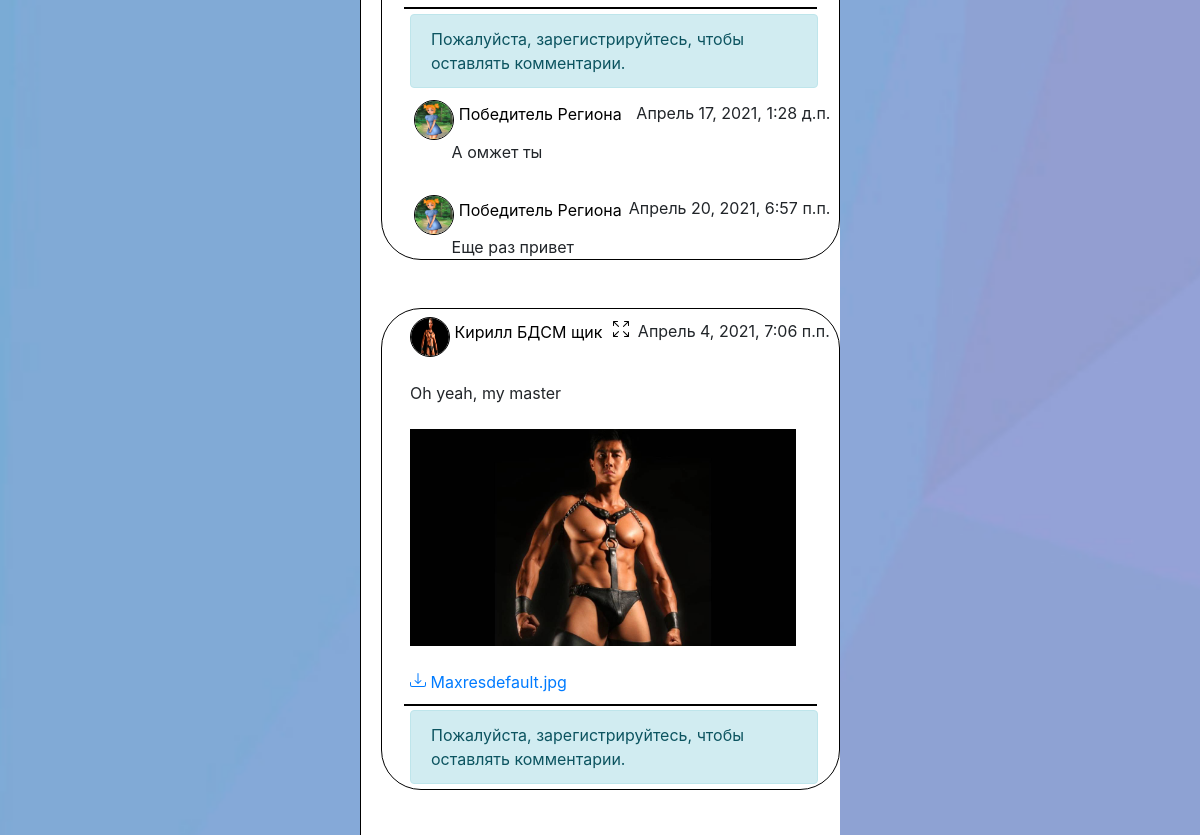
Before: / (middle part) with the older database file.
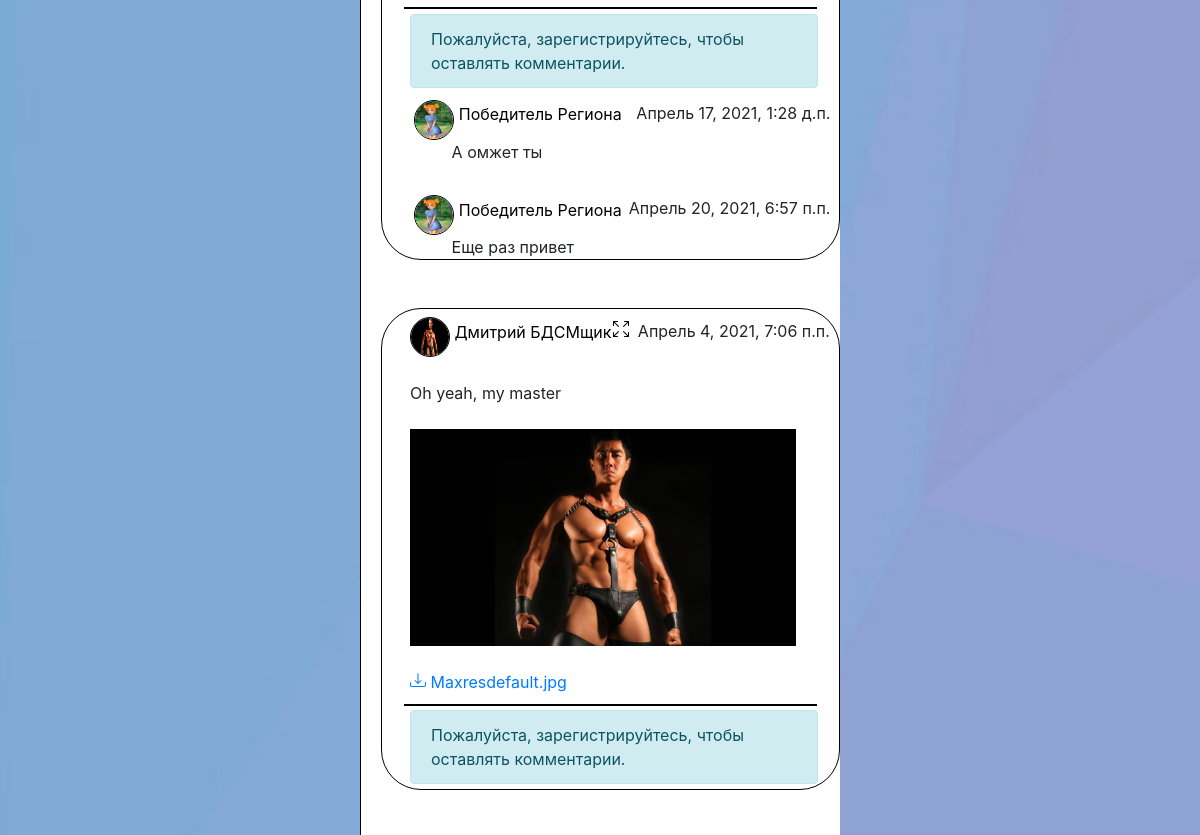
After: the same page with the newer database file.
### user_manager/models.py (models this page shows, shortened)
class News(models.Model):
    user = models.ForeignKey(User, on_delete=models.CASCADE, related_name='news')
    text_content = models.TextField(max_length=1000, verbose_name='Контент', blank=False)
    likes = models.IntegerField(default=0, verbose_name='Лайки')
    create_date = models.DateTimeField(verbose_name='дата создания', default=datetime.datetime.now)
    class Meta:
        verbose_name = "Новость"
        verbose_name_plural = "Новости"

class Profile(models.Model):
    user = models.OneToOneField(User, on_delete=models.CASCADE, related_name='profile')
    name = models.CharField(max_length=50, verbose_name="Имя", null=True, blank=False)
    surname = models.CharField(max_length=75, verbose_name="Фамилия", null=True, blank=False)
    bio = models.TextField(max_length=500, verbose_name="Описание", default="", null=True,
                           blank=False)
    avatar = models.ImageField(verbose_name="Фото", null=True, upload_to=avatars_directory)
    status = models.CharField(max_length=75, default="", verbose_name="Статус", null=True,
                              blank=False)
    birth_date = models.DateField(verbose_name='Дата рождения', null=True, blank=False)
    lname = models.CharField(max_length=50, verbose_name="Имя в нижнем регистре", null=True,
                             blank=False)
    lsurname = models.CharField(max_length=75, verbose_name="Фамилия в нижнем регистре", null=True,
                                blank=False)
    class Meta:
        ordering = ['name', 'surname', 'birth_date']
        verbose_name = "Профлиль пользователя"
        verbose_name_plural = "Профили пользователей"

### user_manager/views.py (the view)
# urls.py: path('', views.news_form),
def news_form(request):
    if request.method == 'POST':
        form = NewsForm(request.POST, request.FILES)
        if form.is_valid():
            news = News.objects.create(user=request.user,
                                       text_content=form.cleaned_data['text_content'])
            for file in request.FILES.getlist('attachments'):
                NewsFile.objects.create(file=file, news=news)
            news.save()
            return redirect('/')
    else:
        form = NewsForm()
    if request.user.is_authenticated:
        all_news = [(news, isinstance(news, News))
                    for news in request.user.profile.get_news_interesting_for_user()]
    else:
        all_news = [(x, 1)
                    for x in sorted(News.objects.all(), key=lambda x: x.create_date, reverse=True)]
    images, width, comments = get_news_data(all_news)
    return render(request, 'main.html',
                  {'form': form,
                   'all_news': all_news,
                   'images': images,
                   'widths': width,
                   'comments': comments,
                   'title': 'Новости'})

### user_manager/templatetags/file_name.py (called while the page is built)
@register.filter
def file_name(url):
    return unquote(url.split('/')[-1]).lower().capitalize()

### user_manager/templatetags/index.py (called while the page is built)
@register.filter
def index(indexable, i):
    return indexable[i]

### user_manager/views.py (called while the page is built, shortened)
def get_news_data(all_news):
    images = []
    width = []
    comments = []
    for i, (news, tp) in enumerate(all_news):
        to_add = []
        for file in news.files.all():
            url = file.file.url
            if url.rsplit('.', 1)[-1] in {'png', 'jpg', 'jpeg'}:
                to_add.append(file)
        images.append(to_add)
        if tp == 1:
            comments.append(news.post.comment.all())
        else:
            comments.append(reposted.post.comment.all())
        if to_add:
            width.append(100 // min(len(to_add), 3))
        else:
            width.append(-1)
    return images, width, comments

### user_manager/templates/main.html (shortened to what the changed rows need)
<!DOCTYPE html>
<html lang="en">
<head>
    {% load static %}
    <link rel="stylesheet"
          href="https://maxcdn.bootstrapcdn.com/bootstrap/4.0.0/css/bootstrap.min.css"
>
    <link rel="stylesheet"
          href="https://cdn.jsdelivr.net/npm/bootstrap-icons@1.4.1/font/bootstrap-icons.css">
    <link rel="stylesheet" href="{% static 'css/style.css' %}">
</head>
<body>
<div class="cont">
    {% block content %}
        {% load index %}
        {% load file_name %}
        {% for news, tp in all_news %}
            <div class="news {{ news.post.id }}">
                <a href="/homepage/{{ news.user.id }}" class="author_url">
                    <img src="{{ news.user.profile.avatar.url }}" alt="Аватарка"
                         class="news_avatar">
                    <span class="creator_name">{{ news.user.profile.name }} {{ news.user.profile.surname }}</span>
                </a>
                <span class="created_date">{{ news.create_date }}</span>
                <a class="show_post" href="/show_post/{{ news.post.id }}"
                   title="Нажмите для просмотра записи">
                </a>
                <br>
                <br>
                <div class="news_content">
                    {{ news.text_content }}<br><br>
                    <div class="images">
                        {% for image in images|index:forloop.counter0 %}
                            <img class="attach" src="{{ image.file.url }}"
                                 alt="Прикрепленное изображение"
                                 style="width: {{ widths|index:forloop.parentloop.counter0 }}%">
                        {% endfor %}
                    </div>
                    <br>
                    <div class="all-files">
                        {% for file in news.files.all %}
                            <a href="{{ file.file.url }}">
                                {{ file.file.url|file_name }}</a>
                            <br>
                        {% endfor %}
                    </div>
                </div>
                <hr class="line">
                <div class="comments">
                    {% if user.is_authenticated %}
                        <div class="comments-creation input-group mb-3">
                            <textarea class="form-control comment-input {{ news.post.id }}"
                                      placeholder="Текст комментария"
                                      aria-label="Текст комментария"
                                      aria-describedby="button-addon2"></textarea>
                            <div class="input-group-append">
                                <button type="button"
                                        class="btn btn-outline-secondary send-comment {{ news.post.id }}">
                                    <svg xmlns="http://www.w3.org/2000/svg" width="20" height="20 "
                                         fill="currentColor" class="bi bi-cursor"
                                         viewBox="0 0 16 16">
                                        <path d="M14.082 2.182a.5.5 0 0 1 .103.557L8.528 15.467a.5.5 0 0 1-.917-.007L5.57 10.694.803 8.652a.5.5 0 0 1-.006-.916l12.728-5.657a.5.5 0 0 1 .556.103zM2.25 8.184l3.897 1.67a.5.5 0 0 1 .262.263l1.67 3.897L12.743 3.52 2.25 8.184z"/>
                                    </svg>
                                </button>
                            </div>
                        </div>
                    {% else %}
                        <div class="alert alert-info comments-creation-denied">Пожалуйста,
                            зарегистрируйтесь, чтобы оставлять
                            комментарии.
                        </div>
                    {% endif %}
                </div>
            </div>
            <br><br>
        {% endfor %}
    {% endblock %}
</div>
</body>
</html>

Changed rows visible on the page:
changed through a linked row, News "Oh yeah, my master": user.profile.name "Кирилл" → "Дмитрий"; user.profile.surname "БДСМ щик" → "БДСМщик"
